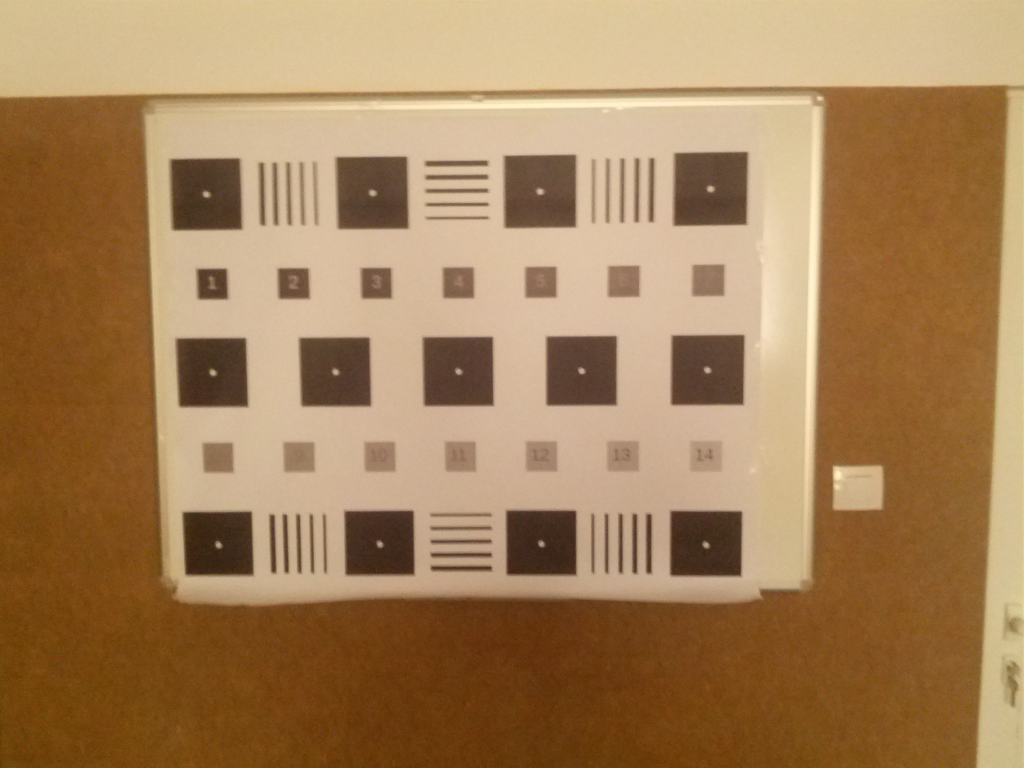
//> input picture Samples/Giro/giro_data/giro_data_image.jpg, 2048 x 1536 px (shown at 1/2 size)
$ ./main ../giro_data/giro_data_image.jpg   (built with g++ and OpenCV 4)
//> lines starting //> are read from the running program, lines starting //| are printed output that depends on the picture
/*
 * Simple program to perform
 * integration of gyro data
 * and calculate the kernel
 * by direct reading of the file
 * sparse matrix used for kernel storage
 *
 * Code taken from parsergyro.cpp program
 */

#include <iostream>
#include <opencv2/core/core.hpp>
#include <opencv2/core/mat.hpp>
#include <opencv2/highgui/highgui.hpp>
#include <opencv2/imgproc/imgproc.hpp>

using namespace std;

// time for readout in seconds
const float time_readout = 0.03283;

// exposure time in seconds - to be read from EXIF Data!!!
const float time_exposure = 0.0599;

// Field of view for intrinsic camera matrix K
const float FOV = 2592 * 195.5 / 189;

// time delay for the timestamps - to be calibrated
const float time_delay = 0.02;

// parse_gyro_data segment
struct DataSample {
  unsigned long long int timestamp;
  float x;
  float y;
  float z;
  int extra;
};
typedef struct DataSample DataSample;

struct MovementDataHeader {
  char md_identifier[16];
  long long int md_capture_timestamp;
  unsigned int total_gyro_samples;
  unsigned int last_sample_index;
  long long int capture_command_timestamp;
};

typedef struct MovementDataHeader MovementDataHeader;

unsigned int segment_len = 16384;

DataSample *gyroSamples;
MovementDataHeader *gyroDataHeader;

int main(int argc, char *argv[]) {
  // time for capture end in seconds
  float time_capture_end;

  // time for capture start in seconds
  float time_capture_start;

  // parse_gyro_data segment
  FILE *pFile;
  int filesize;
  unsigned int total_samples, last_sample;
  char *buf;

  if (argc < 2) {
    cout << "\nUsage: parsegyro <jpeg file> \n";
    return 0;
  }

  pFile = fopen(argv[1], "r");

  if (pFile == NULL) {
    cout << "\nFile couldn't be opened.\n";
    return 0;
  }

  buf = new char[segment_len];
  gyroDataHeader = (MovementDataHeader *)malloc(sizeof(MovementDataHeader));

  fseek(pFile, 0, SEEK_END);
  long size = ftell(pFile);
  size -= segment_len;
  fseek(pFile, size, SEEK_SET);
  fread(buf, sizeof(char), segment_len, pFile);

  memcpy(gyroDataHeader, buf, sizeof(MovementDataHeader));

  total_samples = gyroDataHeader->total_gyro_samples;

  // set number of samples for further treatment
  int N = total_samples;
  // timestamp, angular velocities
  float *wx = new float[N];       // angular velocity x [rad/s]
  float *wy = new float[N];       // angular velocity y [rad/s]
  float *wz = new float[N];       // angular velocity z [rad/s]
  long *timestamp = new long[N];  // timestamp [ns]
  int j = 0;                      // position for data transfer

  last_sample = gyroDataHeader->last_sample_index;

  gyroSamples = (DataSample *)malloc(sizeof(DataSample) * total_samples);

  memcpy(gyroSamples, buf + sizeof(MovementDataHeader),
         sizeof(DataSample) * total_samples);

  // print the gyro data parameters
  cout << "\n# Capture timestamp: "
       << gyroDataHeader->md_capture_timestamp -
              gyroSamples[last_sample].timestamp
       << "\n";
  cout << "# User press timestamp: "
       << gyroDataHeader->capture_command_timestamp -
              gyroSamples[last_sample].timestamp
       << "\n";
  cout << "# Total gyro samples: " << gyroDataHeader->total_gyro_samples
       << "\n\n";

  time_capture_end = (gyroDataHeader->md_capture_timestamp -
                      gyroSamples[last_sample].timestamp) /
                     1e9;
  time_capture_start = time_capture_end - time_exposure - time_readout;
  cout << "# Capture time start " << time_capture_start << "\n";
  cout << "# Capture time end " << time_capture_end << "\n\n";

  for (int i = last_sample; i < total_samples; i++, j++) {
    timestamp[j] =
        gyroSamples[i].timestamp - gyroSamples[last_sample].timestamp;
    wx[j] = gyroSamples[i].x;
    wy[j] = gyroSamples[i].y;
    wz[j] = gyroSamples[i].z;
  }

  for (int i = 0; i < last_sample; i++, j++) {
    timestamp[j] =
        gyroSamples[i].timestamp - gyroSamples[last_sample].timestamp;
    wx[j] = gyroSamples[i].x;
    wy[j] = gyroSamples[i].y;
    wz[j] = gyroSamples[i].z;
  }

  // data transfer completed, release memory
  delete[] buf;
  free(gyroSamples);
  free(gyroDataHeader);
  fclose(pFile);

  // time, angular positions
  float *time = new float[N];    // time [s]
  float *Thetax = new float[N];  // angle x
  float *Thetay = new float[N];  // angle y
  float *Thetaz = new float[N];  // angle z

  for (int j = 0; j < N; j++) {
    /*
    // read the values
    cin >> timestamp[j] >> wx[j] >> wy[j] >> wz[j];
    */
    /*
    //test
    timestamp[j]=1e7*j;
    wx[j]=CV_PI*0.01;
    wy[j]=0.0;
    wz[j]=0.0;
    */
    if (j > 0) {
      float Rt[9];      // rotation matrix
      float Rti[9];     // inverse of rotation matrix
      float ThetaR[3];  // angle of rotation
      float dTheta[3];  // angle of rotation change

      // calculate time interval
      time[j] = (timestamp[j] - timestamp[0]) * 1e-9;

      // calculate unit vector of rotation
      float urx = Thetax[j - 1];
      float ury = Thetay[j - 1];
      float urz = Thetaz[j - 1];
      float sur = sqrt(urx * urx + ury * ury + urz * urz);
      float c, s, cc;

      if (sur != 0) {
        urx /= sur;
        ury /= sur;
        urz /= sur;
        c = cos(sur), s = sin(sur), cc = 1 - c;
        // inverse of the rotation matrix
        Rti[0] = urx * urx * cc + c;
        Rti[1] = urx * ury * cc + urz * s;
        Rti[2] = urx * urz * cc - ury * s;
        Rti[3] = ury * urx * cc - urz * s;
        Rti[4] = ury * ury * cc + c;
        Rti[5] = ury * urz * cc + urx * s;
        Rti[6] = urz * urx * cc + ury * s;
        Rti[7] = urz * ury * cc - urx * s;
        Rti[8] = urz * urz * cc + c;
      } else {
        Rti[0] = 1.0;
        Rti[1] = 0.0;
        Rti[2] = 0.0;
        Rti[3] = 0.0;
        Rti[4] = 1.0;
        Rti[5] = 0.0;
        Rti[6] = 0.0;
        Rti[7] = 0.0;
        Rti[8] = 1.0;
      }

      // [8 lines of commented-out code are left out]

      dTheta[0] = Rti[0] * wx[j - 1] + Rti[1] * wy[j - 1] + Rti[2] * wz[j - 1];
      dTheta[1] = Rti[3] * wx[j - 1] + Rti[4] * wy[j - 1] + Rti[5] * wz[j - 1];
      dTheta[2] = Rti[6] * wx[j - 1] + Rti[7] * wy[j - 1] + Rti[8] * wz[j - 1];

      // new value of rotation
      Thetax[j] = Thetax[j - 1] + dTheta[0] * (time[j] - time[j - 1]);
      Thetay[j] = Thetay[j - 1] + dTheta[1] * (time[j] - time[j - 1]);
      Thetaz[j] = Thetaz[j - 1] + dTheta[2] * (time[j] - time[j - 1]);
      // [30 lines of commented-out code are left out]

    } else {
      Thetax[0] = 0.0;
      Thetay[0] = 0.0;
      Thetaz[0] = 0.0;

      time[0] = 0.0;
    }

    // cout << time[j] << "  " << wx[j] << "  " << wy[j] << "  " << wz[j] << "
    // "; cout  << "  " << Thetax[j] << "  " << Thetay[j] << "  " << Thetaz[j]
    // << '\n'; cout << time[j] << "  " << wix[j] << "  " << wiy[j] << "  " <<
    // wiz[j] << '\n';
  }

  // image processing
  cv::Mat imgi = cv::imread(argv[1], cv::IMREAD_ANYDEPTH | cv::IMREAD_ANYCOLOR);
//> imgi is the input picture: 1536 rows x 2048 cols, CV_8UC3; mean B, G, R 88.6, 129, 164.4
  cv::Mat imgk = imgi.clone();

  int imw = imgi.cols, imh = imgi.rows;  // image width, image height
//> imw = 2048; imh = 1536
  float u0 = imw / 2.0, v0 = imh / 2.0;  // principal point in pixels
//> u0 = 1024; v0 = 768
  int r0x = 0 / 2,
      r0y = 0 / 2;       // pixel where the movement points will be drawn
  float x1, y1, x0, y0;  // current coordinates
  char *nmK = new char[strlen(argv[1]) + 1];

  // create the name for the output file
  j = 0;
  do {
    *(nmK + j) = *(argv[1] + j);
    j++;
  } while (*(argv[1] + j) != '.');
//> this loop made 1 pass
//> after the loop, j = 1

  *(nmK + j) = '_';
  *(nmK + j + 1) = 'K';
//> nmK = "._K=�U"

  do {
    *(nmK + j + 2) = *(argv[1] + j);
    j++;
  } while (*(argv[1] + j - 1) != '\0');
//> this loop made 32 passes
//> after the loop, j = 33

  // Rolling shutter shift
  cout << "# Rolling shutter time shift: " << time_readout / imh << "\n\n";
//| # Rolling shutter time shift: 2.13737e-05

  // selection of the points for kernel interpolation
  int j_i, j_f, flag1 = true,
                flag2 = true;  // initial point, final point, control flags

  for (int j = 0; j < N; j++) {
    if ((time[j] > time_capture_start + time_delay) && (flag1)) {
      j_i = j - 1;
      flag1 = false;
    }

    if ((time[j] > time_capture_start + time_exposure + time_delay) &&
        (flag2)) {
      j_f = j;
      flag2 = false;
    }
  }
//> this loop made 100 passes
//> after the loop, j_i = 60; flag1 = 0; j_f = 67; flag2 = 0
  cout << "# Border samples of blurring: from  " << j_i << " to " << j_f
       << '\n';
//| # Border samples of blurring: from  60 to 67

  // extract the needed Theta and time
  int bsamples = j_f - j_i + 1;
//> bsamples = 8
  float *Thetabx = new float[bsamples];
  float *Thetaby = new float[bsamples];
  float *Thetabz = new float[bsamples];
  float *timeb = new float[bsamples];

  for (int j = j_i; j < j_f + 1; j++) {
    Thetabx[j - j_i] = Thetax[j];
    Thetaby[j - j_i] = Thetay[j];
    Thetabz[j - j_i] = Thetaz[j];
    timeb[j - j_i] = time[j];
  }
//> this loop made 8 passes

  // loops to draw the kernels
  for (int r0x = 50; r0x < imgk.rows; r0x += 100)
    for (int r0y = 50; r0y < imgk.cols; r0y += 100) {
      // non homogenious coordinates
      float x0 = (r0x - u0) / (FOV), y0 = (r0y - v0) / (FOV);

      // (x,y) coordinates of points, which correspond to blurring
      // alongside with angles an time
      float *xb = new float[bsamples];
      float *yb = new float[bsamples];
      float xbi, ybi, xbf, ybf, xbmax = 0, ybmax = 0;
      int *bstep = new int[bsamples - 1];  // steps for interpolation
      int bsteps = 0;

      // set the array of (x,y) points for blurring
      // point movement for the whole time interval
      for (int j = 0; j < bsamples; j++) {
        float Rt[9];  // rotation matrix

        float c, s, cc;

        // calculation of the rotation matrix, based on actual angle,
        // to be applied to initial point
        float urx = Thetabx[j], ury = Thetaby[j], urz = Thetabz[j];
        float sur = sqrt(urx * urx + ury * ury + urz * urz);
        urx /= sur;
        ury /= sur;
        urz /= sur;

        c = cos(sur), s = sin(sur), cc = 1 - c;
        Rt[0] = urx * urx * cc + c;
        Rt[1] = urx * ury * cc - urz * s;
        Rt[2] = urx * urz * cc + ury * s;
        Rt[3] = ury * urx * cc + urz * s;
        Rt[4] = ury * ury * cc + c;
        Rt[5] = ury * urz * cc - urx * s;
        Rt[6] = urz * urx * cc - ury * s;
        Rt[7] = urz * ury * cc + urx * s;
        Rt[8] = urz * urz * cc + c;

        x1 = (Rt[0] * x0 + Rt[1] * y0 + Rt[2] * 1.0) /
             (Rt[6] * x0 + Rt[7] * y0 + Rt[8] * 1.0);
        y1 = (Rt[3] * x0 + Rt[4] * y0 + Rt[5] * 1.0) /
             (Rt[6] * x0 + Rt[7] * y0 + Rt[8] * 1.0);
        xb[j] = x1 * (FOV) + u0 - r0x;
        yb[j] = y1 * (FOV) + v0 - r0y;

        // cout << "#  " << xb[j] << "  " << yb[j] << "  " << timeb[j] << '\n';
      }

      // set the initial and final points
      xbi = (xb[1] - xb[0]) * (time_capture_start + time_delay - timeb[0]) /
                (timeb[1] - timeb[0]) +
            xb[0];
      ybi = (yb[1] - yb[0]) * (time_capture_start + time_delay - timeb[0]) /
                (timeb[1] - timeb[0]) +
            yb[0];

      // cout << "\n# Initial point:  " << xbi << "  " << ybi <<  '\n';

      xbf = (xb[bsamples - 1] - xb[bsamples - 2]) *
                (time_capture_start + time_exposure + time_delay -
                 timeb[bsamples - 2]) /
                (timeb[bsamples - 1] - timeb[bsamples - 2]) +
            xb[bsamples - 2];
      ybf = (yb[bsamples - 1] - yb[bsamples - 2]) *
                (time_capture_start + time_exposure + time_delay -
                 timeb[bsamples - 2]) /
                (timeb[bsamples - 1] - timeb[bsamples - 2]) +
            yb[bsamples - 2];

      // cout << "# Final point:    " << xbf << "  " << ybf << '\n';

      // the final set of points
      xb[0] = 0;
      yb[0] = 0;
      xb[bsamples - 1] = xbf - xbi;
      yb[bsamples - 1] = ybf - ybi;
      for (int j = 1; j < bsamples - 1; j++) {
        xb[j] -= xbi;
        yb[j] -= ybi;
        if (abs(xb[j]) > abs(xbmax)) xbmax = xb[j];
        if (abs(yb[j]) > abs(ybmax)) ybmax = yb[j];
      }
      if (abs(xb[0]) > abs(xbmax)) xbmax = xb[0];
      if (abs(yb[0]) > abs(ybmax)) ybmax = yb[0];
      if (abs(xb[bsamples - 1]) > abs(xbmax)) xbmax = xb[bsamples - 1];
      if (abs(yb[bsamples - 1]) > abs(ybmax)) ybmax = yb[bsamples - 1];

      // print them
      // for (int j=0;j<bsamples; j++) cout << "# " << time[j] << "  " << xb[j]
      // << "  " << yb[j] << '\n';

      // calculate number of steps
      for (int j = 0; j < bsamples - 1; j++) {
        bstep[j] = int(2.0 * sqrt((xb[j + 1] - xb[j]) * (xb[j + 1] - xb[j]) +
                                  (yb[j + 1] - yb[j]) * (yb[j + 1] - yb[j])) +
                       0.5);
        bsteps += bstep[j];
      }

      // draw the kernel for this point
      // IplImage *kernel=cv::Mat(cv::Size(2*int(abs(ybmax)+0.5)+10,
      // 2*int(abs(xbmax)+0.5)+10),IPL_DEPTH_32F,1); cvSetZero(kernel);

      // sparse kernel
      int dims[] = {2 * int(abs(ybmax) + 0.5) + 10,
                    2 * int(abs(xbmax) + 0.5) + 10};
      cv::SparseMat skernel(2, dims, CV_32F);

      // set the kernel values
      for (int j = 0; j < bsamples - 1; j++) {
        float step = 1.0 / bstep[j];
        for (int jj = 0; jj < bstep[j]; jj++) {
          float xd =
              -((yb[j + 1] - yb[j]) * jj / bstep[j] + yb[j]) + dims[0] / 2;
          float yd =
              -((xb[j + 1] - xb[j]) * jj / bstep[j] + xb[j]) + dims[1] / 2;
          /*
          ((float*)(kernel.data +
          int(yd)*(kernel.step)))[int(xd)]+=(int(xd)-xd+1)*(int(yd)-yd+1)*step;
          ((float*)(kernel.data +
          int(yd+1)*(kernel.step)))[int(xd)]+=(int(xd)-xd+1)*(yd-int(yd))*step;
          ((float*)(kernel.data +
          int(yd)*(kernel.step)))[int(xd+1)]+=(xd-int(xd))*(int(yd)-yd+1)*step;
          ((float*)(kernel.data +
          int(yd+1)*(kernel.step)))[int(xd+1)]+=(xd-int(xd))*(yd-int(yd))*step;
          */
          // sparse kernel
          int idx[] = {int(xd), int(yd)};
          skernel.ref<float>(idx) +=
              (int(xd) - xd + 1) * (int(yd) - yd + 1) * step;
          idx[0] = int(xd);
          idx[1] = int(yd + 1);
          skernel.ref<float>(idx) += (int(xd) - xd + 1) * (yd - int(yd)) * step;
          idx[0] = int(xd + 1);
          idx[1] = int(yd);
          skernel.ref<float>(idx) += (xd - int(xd)) * (int(yd) - yd + 1) * step;
          idx[0] = int(xd + 1);
          idx[1] = int(yd + 1);
          skernel.ref<float>(idx) += (xd - int(xd)) * (yd - int(yd)) * step;
        }
      }

      float kernelsum = 0;
      /*
      for (int row=0; row<kernel.rows;row++)
              for (int col=0; col<kernel.cols;col++)
                      if (kernelsum<((float*)(kernel.data +
      row*(kernel.step)))[col]) kernelsum=((float*)(kernel.data +
      row*(kernel.step)))[col];
                      //kernelsum+=((float*)(kernel.data +
      row*(kernel.step)))[col];

      */
      // sparse kernel sum
      cv::SparseMatIterator it;
      for (it = skernel.begin(); it != skernel.end(); ++it) {
        float val = it.value<float>();
        if (kernelsum < val) kernelsum = val;
        // kernelsum+=val;
      }
      /*
      //normalize
      for (int row=0; row<kernel.rows;row++)
              for (int col=0; col<kernel.cols;col++)
      ((float*)(kernel.data + row*(kernel.step)))[col]/=kernelsum;
      */
      // normalize sparse kernel
      for (it = skernel.begin(); it != skernel.end(); ++it) {
        it.value<float>() /= kernelsum;
      }
      /*
      //set the kernel from the sparse kernel
      for(CvSparseNode *node = cvInitSparseMatIterator( skernel, &it ); node !=
      0; node = cvGetNextSparseNode( &it ))
              {
                      int* idx = CV_NODE_IDX(skernel,node);
                      float val = *(float*)CV_NODE_VAL( skernel, node );
                      ((float*)((kernel).data +
      (kernel).step*(idx[1])))[(idx[0])]=val;
              }
      */
      // cout << "# Highest value:  " << kernelsum << '\n';
      /*
      //set the big kernel image
      for (int row=0; row<kernel.rows;row++)
              for (int col=0; col<kernel.cols;col++)
                      if
      ((int(r0x+row-kernel.rows/2)<imgk.rows)&&(int(r0x+row-kernel.rows/2)>=0)&&(int(r0y+col-kernel.cols/2)<imgk.cols)&&(int(r0y+col-kernel.cols/2)>=0))
                              if (((float*)(kernel.data +
      row*(kernel.step)))[col]>0)
                                      //((uchar*)(imgk.data +
      int(r0x+row)*(imgk.step)))[int(r0y+col)]=((float*)(kernel.data
      + row*(kernel.step)))[col]*255;
                                      {
                                              //red channel
                                              ((uchar*)(imgk.data +
      int(r0x+row-kernel.rows/2)*(imgk.step)))[int(r0y+col-kernel.cols/2)*imgk.channels()+2]
                                              =((float*)(kernel.data +
      row*(kernel.step)))[col]*255;
                                              ((uchar*)(imgk.data +
      int(r0x+row-kernel.rows/2)*(imgk.step)))[int(r0y+col-kernel.cols/2)*imgk.channels()+1]=0;
      //green
                                              ((uchar*)(imgk.data +
      int(r0x+row-kernel.rows/2)*(imgk.step)))[int(r0y+col-kernel.cols/2)*imgk.channels()+0]=0;
      //blue
                                      }
      */
      // set the big kernel image from sparse matrix
      for (it = skernel.begin(); it != skernel.end(); ++it) {
        cv::SparseMat::Node *node = it.node();
        int *idx = node->idx;
        float val = it.value<float>();
        if ((int(r0x + idx[1] - dims[1] / 2) < imgk.rows) &&
            (int(r0x + idx[1] - dims[1] / 2) >= 0) &&
            (int(r0y + idx[0] - dims[0] / 2) < imgk.cols) &&
            (int(r0y + idx[0] - dims[0] / 2) >= 0))
          if (val > 0) {
            // red channel
            ((uchar *)(imgk.data +
                       int(r0x + idx[1] - dims[1] / 2) * (imgk.step)))
                [int(r0y + idx[0] - dims[0] / 2) * imgk.channels() + 2] =
                    val * 255;
            ((uchar *)(imgk.data +
                       int(r0x + idx[1] - dims[1] / 2) * (imgk.step)))
                [int(r0y + idx[0] - dims[0] / 2) * imgk.channels() + 1] =
                    0;  // green
            ((uchar *)(imgk.data +
                       int(r0x + idx[1] - dims[1] / 2) * (imgk.step)))
                [int(r0y + idx[0] - dims[0] / 2) * imgk.channels() + 0] =
                    0;  // blue
          }
      }

      delete[] xb;
      delete[] yb;
      delete[] bstep;
      // cv::namedWindow("Kernel", 0);
      // cv::imshow("Kernel", kernel);
      // cv::waitKey(2);
    }
//> this loop made 15 passes
//> (x1, y1) on passes 1 to 12: (-0.346, 0.448), (-0.309, 0.449), (-0.272, 0.449), (-0.235, 0.449), (-0.198, 0.449), (-0.161, 0.449), (-0.124, 0.45), (-0.0862, 0.45), (-0.0489, 0.45), (-0.0115, 0.45), (0.0259, 0.45), (0.0634, 0.45)
//> after the loop, x1 = 0.176; y1 = 0.451; x0 = 0; y0 = 0

  // image window control
  int IMG_WIN;

  if ((imw > 1080) || (imh > 720))
    IMG_WIN = 0;
  else
    IMG_WIN = cv::WINDOW_AUTOSIZE;

  // Kernel save image
  cout << "\n# Kernel save image: " << nmK << '\n';
//| # Kernel save image: ._K./giro_data/giro_data_image.jpg
  cv::imwrite(nmK, imgk);
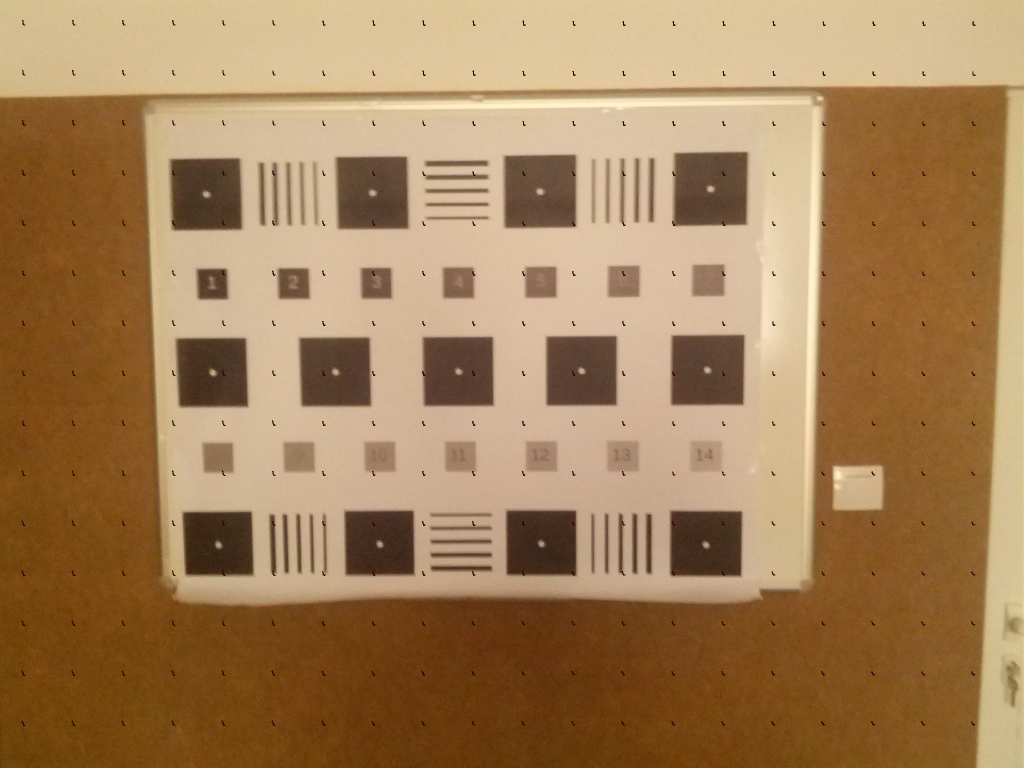
//> saved as giro_data_image.jpg: 1536 rows x 2048 cols, CV_8UC3 (shown at 1/2 size); mean B, G, R 88.4, 128.6, 164.1

  // displays image
  cv::namedWindow("Initial", IMG_WIN);
  cv::namedWindow("Kernels", 0);
  if (IMG_WIN == 0) cv::resizeWindow("Initial", 1080, 720);
  cv::imshow("Initial", imgi);
  cv::imshow("Kernels", imgk);

  cv::waitKey(0);

  cv::destroyWindow("Initial");
  cv::destroyWindow("Kernels");

  delete[] Thetabx;
  delete[] Thetaby;
  delete[] Thetabz;
  delete[] timeb;
  delete[] nmK;

  delete[] timestamp;
  delete[] time;
  delete[] wx;
  delete[] wy;
  delete[] wz;
  delete[] Thetax;
  delete[] Thetay;
  delete[] Thetaz;

  return (0);
}
